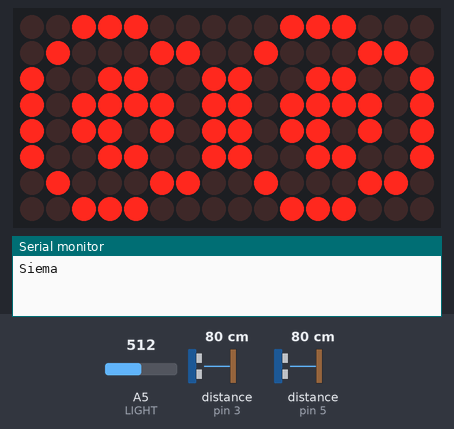
The sketch below on a simulated Arduino Uno, built with avr-gcc and run on an emulated ATmega328P. Parts: 16×8 LED matrix, the last lines printed to the serial monitor. The inputs (shaded band) are chosen by the test bench; at power-on: distance to the obstacle (sensors on pin 3, pin 5) 80 cm, A5 (LIGHT) = 512. The echo pulse lasts 58.3 µs per cm; random numbers use the default seed unless the sketch sets one.

Above: at 0.8 s.
1.9 s: distance to the obstacle (sensor on pin 3) set to 2 cm
At 4.2 s:
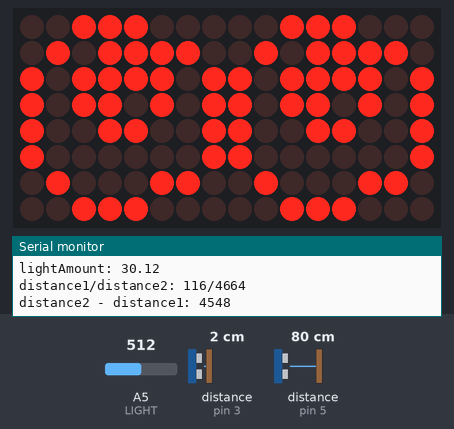
4.5 s: distance to the obstacle (sensor on pin 3) set to 120 cm
At 7.2 s:
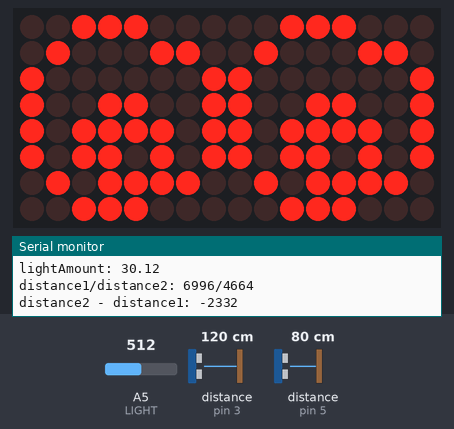
7.5 s: A5 (LIGHT) set to 122
At 10.26 s:
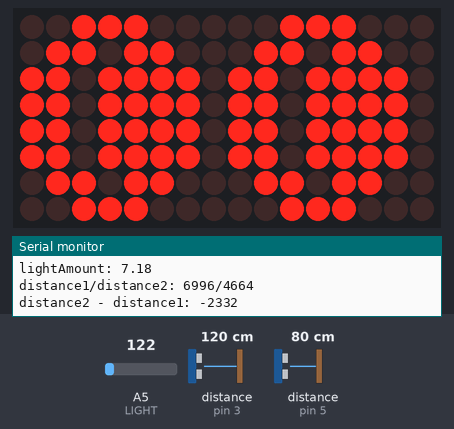
11.5 s: distance to the obstacle (sensor on pin 5) set to 120 cm
At 13.5 s:
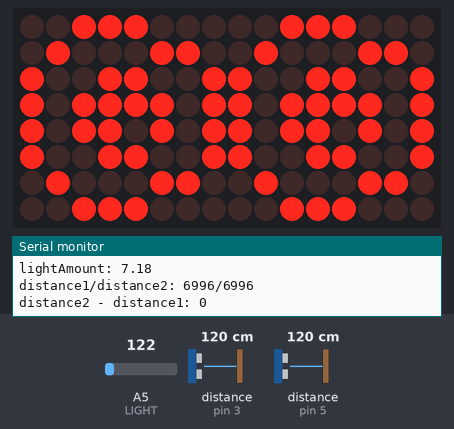
13.8 s: distance to the obstacle (sensor on pin 5) set to 250 cm
At 15.6 s:
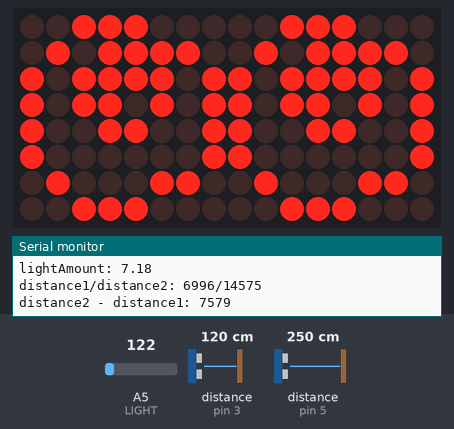
17.8 s: A5 (LIGHT) set to 0
Timing chart, 0 to 20.8 s (numbered marks = the images above; inputs shaded):
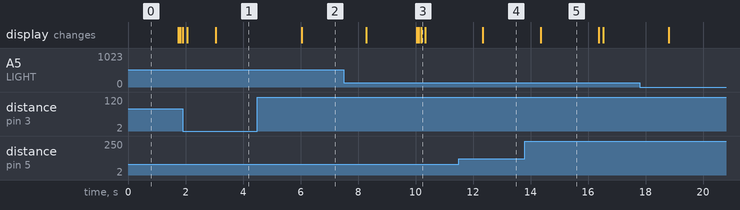

The sketch:

Arduino_Eyespy.ino
```cpp
#include <MD_MAX72xx.h> // Biblioteka potrzebna do matrycy ledowych
#include <NewPing.h> // Bibloteka porzebna do sensorów

// Hardware interface
#define HARDWARE_TYPE MD_MAX72XX::GENERIC_HW

// Piny do matrycy pierwszej (podłączonej do arduino)
#define CLK_PIN   13
#define DATA_PIN  11
#define CS_PIN    10  // Chip Select pin
#define MAX_DEVICES 2 // Liczba wyświetlaczy

// Pin analogowy do fotorezystora
#define LIGHT A5

// Inicjalizacja wyświetlaczy
MD_MAX72XX mx = MD_MAX72XX(HARDWARE_TYPE, CS_PIN, MAX_DEVICES);

// Piny TRIGGER oraz ECHO do sensorów
//sensor 1
#define  t1  2
#define  e1  3
//sensor 2
#define  t2  4
#define  e2  5

// Maksymalny dystans jaki sensor może odczytać (w cm)
#define maxDist 400

// Inicjalizacja sensorów
NewPing eyeR(t2, e2, maxDist );
NewPing eyeL(t1, e1, maxDist );

// Zmienna do śledzenia stanu wyświetlaczy, potrzebna żeby powrócić do odpowiedniej funkcji skierowania "oczu" po animacjach
// 0: Animacja patrzenia wprost
// 1: Animacja patrzenia w prawo
// 2: Animacja patrzenia w lewo
int currentState = 3;

// Zmienne do przechowywania odległości wykrywanych przez sensory
//long duration1, duration2;
int distance1, distance2;

// Losowe wstawianie animacji mrugnięcia
float nextBlink = millis() + 1000;

// Zmienna do przechowywania natężenia światła
float lightAmount = 0;

// Tablice przechowujące animacje oczu dla wyświetlaczy
uint8_t eye_forward[COL_SIZE] =
{
  0b00111100,
  0b01000010,
  0b01011010,
  0b10101101,
  0b10111101,
  0b10011001,
  0b01000010,
  0b00111100
};

uint8_t eye_right[COL_SIZE] =
{
  0b00111100,
  0b01000010,
  0b01110010,
  0b11011001,
  0b11111001,
  0b10110001,
  0b01000010,
  0b00111100
};

uint8_t eye_left[COL_SIZE] =
{
  0b00111100,
  0b01000010,
  0b01001110,
  0b10010111,
  0b10011111,
  0b10001101,
  0b01000010,
  0b00111100
};

uint8_t eye_blink[COL_SIZE] =
{
  0b00000000,
  0b00111100,
  0b01111110,
  0b11111111,
  0b10111101,
  0b11000011,
  0b01111110,
  0b00111100
};

// Zmienna do testowania, zakomentować finalnie
bool debug = true;

void setup()
{
  // Testing
  if (debug)
  {
    Serial.begin(115200);
    Serial.println("Siema");
  }

  // Inicjalizacja biblioteki potrzebnej do matryc
  mx.begin();

  // Ustawienie trybów pinów dla obu sensorów
  pinMode( t1, OUTPUT );
  pinMode( e1, INPUT );

  pinMode( t2, OUTPUT );
  pinMode( e2, INPUT );

  // Ustawienie pinów TRIGGER domyślnie na tryb LOW
  digitalWrite( t1, LOW );
  digitalWrite( t2, LOW );

  // Ustawienie trybu pinu dla fotorezystora
  pinMode( LIGHT, INPUT );

  // Na początku oczy zawsze patrzą na wprost
  ShowEye_Forward();
  currentState = 0;

}

void loop()
{
  // Odczytujemy aktualny poziom natężenia światła
  lightAmount = analogRead( LIGHT );
  // Upewniamy się, że wartość światła mieści się w zakresie maksymalnego natężenia wyświetlaczy
  lightAmount = ( lightAmount / 255 ) * MAX_INTENSITY;
  // Ustawiamy intensywność na ledach wyświetlaczy
  mx.control(MD_MAX72XX::INTENSITY, lightAmount);

  // Ping the Left eye with a recursion of 5
  distance1 = eyeL.ping_median( 5 );
  // Opóźnienie żeby uniknąć konfliktów danych
  delay(500);
  // Ping the Right eye with recursion of 5
  distance2 = eyeR.ping_median( 5 );

  // Sprawdzamy czy pora wykonać animację mrugnięcia
  if ( nextBlink < millis() )
  {
    // Ustawiamy wykonanie następnej animacji mrugnięcia na losowy czas w przedziale 5-12 sekund od teraz
    nextBlink = millis() + random(5000, 12000);

    // Wybieramy losową liczbę aby zdecydować czy wykonana zostanie animacja pojedynczego czy podwójnego mrugnięcia
    if ( random(1,13) <= 6 )
    {
      ShowEye_Blink_Dbl();
    }
    else
    {
      ShowEye_Blink();
    }

    //Opóźnienie aby animacja mogła bez przeszkód się wykonać
    delay(250);

    return;
  }

  // W zależności od dystansu w jakim sensory wykryją obiekt, wykonane zostaną odmienne animacje (na matrycach wyświetlą się inne wzory)

  // Zmienna przechowująca różnicę w odległościach wykrytych przez sensory
  float difference = ( distance2 - distance1 );

  // Jeżeli różnica jest nieznacząca LUB nic nie zostało wykryte LUB wykryto obiekt na zbyt dużej odległości
  // wykonuje się animacja patrzenia wprost
  // || (distance1 > 4000 && distance2 > 4000)
  if ( abs( difference ) < 500 || (distance1 == 0 && distance2 == 0 ))
  {
    ShowEye_Forward();
    currentState = 0;
  }
  // Jeżeli prawy sensor wykrył obiekt i znajduje się on bliżej tego sensora niż obiekt wykryty przez sensor drugi
  // wykonuje się animacja patrzenia w prawo
  else if ( distance2 < distance1 && distance1 > 0)
  {
    ShowEye_Right();
    currentState = 1;
  }
  // Jeżeli lewy sensor wykrył obiekt i znajduje się on bliżej tego sensora niż obiekt wykryty przez sensor drugi
  // wykonuje się animacja patrzenia w lewo
  else if ( distance1 < distance2 && distance2 > 0 )
  {
    ShowEye_Left();
    currentState = 2;
  }

  // Opóźnienie aby animacje mogły wykonać się poprawnie
  delay(250);

  // Testing
  if (debug)
  {
    Serial.print("lightAmount: ");
    Serial.print(lightAmount);
    Serial.println("");
    Serial.print("distance1/distance2: ");
     Serial.print(distance1);
     Serial.print("/");
     Serial.print(distance2);
     Serial.println("");
     Serial.print("distance2 - distance1: ");
     Serial.print(distance2-distance1);
     Serial.println("");
     Serial.println("");
  }

}

// Funkcje odpowiedzialne za odpowiednie wyświetlenie animacji przez wyświetlacze

// Patrzenie w prawo
void ShowEye_Right()
{
  // Czyścimy cokolwiek wyświetlało się na matrycach
  mx.clear();
  // Ustawiamy intensywność matryc
  mx.control(MD_MAX72XX::INTENSITY, lightAmount );

  // Pętla przez wszystkie rzędy matryc
  for (uint8_t row=0; row<ROW_SIZE; row++)
  {
    // Ustawiamy odpowiednie wartości dla matrycy pierwszej
    mx.setColumn(row, eye_right[row]);
    // Ustawiamy odpowiednie wartości dla matrycy drugiej
    mx.setColumn(row+8, eye_right[row]);
  }
}

// Patrzenie w lewo
void ShowEye_Left()
{

  mx.clear();

  mx.control(MD_MAX72XX::INTENSITY, lightAmount );


  for (uint8_t row=0; row<ROW_SIZE; row++)
  {

    mx.setColumn(row, eye_left[row]);

    mx.setColumn(row+8, eye_left[row]);
  }
}


void ShowEye_Forward()
{

  mx.clear();

  mx.control(MD_MAX72XX::INTENSITY, lightAmount );


  for (uint8_t row=0; row<ROW_SIZE; row++)
  {

    mx.setColumn(row, eye_forward[row]);

    mx.setColumn(row+8, eye_forward[row]);
  }
}

// Mrugnięcie
void ShowEye_Blink()
{

  mx.clear();

  mx.control(MD_MAX72XX::INTENSITY, lightAmount );


  for (uint8_t row=0; row<ROW_SIZE; row++)
  {

    mx.setColumn(row, eye_blink[row]);

    mx.setColumn(row+8, eye_blink[row]);
  }

  // Opóźnienie dla poprawnego wyświetlenia
  delay(150);

  // W zależności od tego, jaka animacja była wyświetlana poprzednio, wracamy do niej po mrugnięciu
  if ( currentState == 0 )
    ShowEye_Forward();
  else if ( currentState == 1 )
    ShowEye_Right();
  else if ( currentState == 2 )
    ShowEye_Left();

}

// Podwójne mrugnięcie
void ShowEye_Blink_Dbl()
{

  mx.clear();

  mx.control(MD_MAX72XX::INTENSITY, lightAmount );


  for (uint8_t row=0; row<ROW_SIZE; row++)
  {

    mx.setColumn(row, eye_blink[row]);

    mx.setColumn(row+8, eye_blink[row]);
  }


  delay(75);

  // Wracamy na chwilę do poprzedniej animacji, żeby ruch wyglądał bardziej realistycznie...
  if ( currentState == 0 )
    ShowEye_Forward();
  else if ( currentState == 1 )
    ShowEye_Right();
  else if ( currentState == 2 )
    ShowEye_Left();


  delay(75);

  //... po czym wykonujemy animacje mrugnięcia ponownie
  ShowEye_Blink();
}
```

Measured:
- after the input at 4.5 s, the display: changes after 1.5 s (image 2)
- after the input at 11.5 s, the display: changes after 0.85 s (image 4)
- what the display in image 5 shows lasts 2.0 s, from 14.4 s to 16.4 s
